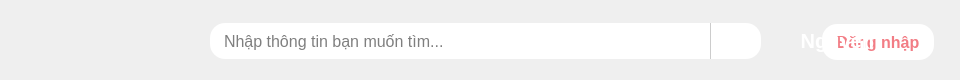
   <widget class="QWidget" name="header" native="true">
    <property name="geometry">
     <rect>
      <x>0</x>
      <y>0</y>
      <width>960</width>
      <height>80</height>
     </rect>
    </property>
    <property name="sizeIncrement">
     <size>
      <width>0</width>
      <height>0</height>
     </size>
    </property>
    <property name="styleSheet">
     <string notr="true">QWidget#header {
	background-color: #F27D85;
	border-bottom: 1px solid #ccc;
}

QLineEdit#searchInput {
	padding: 6px 12px;
	font-size: 16px;
	border-top-left-radius: 15px;
	border-bottom-left-radius: 15px;
	border: none;
	outline: none;
}

QPushButton#login {
	background-color: white;
	border-radius: 15px;
	font-size: 16px;
	font-weight: bold;
	color: #f27d85;
}

QPushButton#account {
	border-image: url(:/social/social/zalo.png) 0 0 0 0 stretch stretch;
}

QPushButton#searchBtn {
	font-size: 16px;
	color: #f27d85;
	font-weight: bold;
	background-color: white;
	border-top-right-radius: 15px;
	border-bottom-right-radius: 15px;
	border-left-width: 1px;
	border-left-style: solid;
	border-left-color: #ccc;
}

QPushButton#searchBtn:hover {
	background-color: #e8e8e8;
}
</string>
    </property>
    <widget class="QLineEdit" name="searchInput">
     <property name="geometry">
      <rect>
       <x>210</x>
       <y>23</y>
       <width>501</width>
       <height>36</height>
      </rect>
     </property>
     <property name="sizePolicy">
      <sizepolicy hsizetype="Expanding" vsizetype="Fixed">
       <horstretch>0</horstretch>
       <verstretch>0</verstretch>
      </sizepolicy>
     </property>
     <property name="styleSheet">
      <string notr="true"/>
     </property>
     <property name="placeholderText">
      <string>Nhập thông tin bạn muốn tìm...</string>
     </property>
    </widget>
    <widget class="QPushButton" name="login">
     <property name="geometry">
      <rect>
       <x>822</x>
       <y>24</y>
       <width>112</width>
       <height>36</height>
      </rect>
     </property>
     <property name="cursor">
      <cursorShape>PointingHandCursor</cursorShape>
     </property>
     <property name="text">
      <string>Đăng nhập</string>
     </property>
    </widget>
    <widget class="QPushButton" name="logo">
     <property name="geometry">
      <rect>
       <x>24</x>
       <y>-9</y>
       <width>161</width>
       <height>101</height>
      </rect>
     </property>
     <property name="cursor">
      <cursorShape>PointingHandCursor</cursorShape>
     </property>
     <property name="styleSheet">
      <string notr="true">border-image: url(:/images/logo.svg) 0 0 0 0 stretch stretch;
border: none;
outline: none;</string>
     </property>
     <property name="text">
      <string/>
     </property>
    </widget>
    <widget class="QPushButton" name="accountBtn">
     <property name="geometry">
      <rect>
       <x>884</x>
       <y>17</y>
       <width>50</width>
       <height>50</height>
      </rect>
     </property>
     <property name="cursor">
      <cursorShape>PointingHandCursor</cursorShape>
     </property>
     <property name="styleSheet">
      <string notr="true">border-image: url(:/images/social/buyer.png) 0 0 0 0 stretch stretch;
min-width: 50px;
max-width: 50px;
min-height: 50px;
max-height: 50px;
border-radius: 25px;
border: none;</string>
     </property>
     <property name="text">
      <string/>
     </property>
    </widget>
    <widget class="QPushButton" name="searchBtn">
     <property name="geometry">
      <rect>
       <x>710</x>
       <y>23</y>
       <width>51</width>
       <height>36</height>
      </rect>
     </property>
     <property name="cursor">
      <cursorShape>PointingHandCursor</cursorShape>
     </property>
     <property name="styleSheet">
      <string notr="true"/>
     </property>
     <property name="text">
      <string/>
     </property>
     <property name="icon">
      <iconset resource="resources.qrc">
       <normaloff>:/images/icon/search.png</normaloff>:/images/icon/search.png</iconset>
     </property>
     <property name="iconSize">
      <size>
       <width>20</width>
       <height>20</height>
      </size>
     </property>
    </widget>
    <widget class="QLabel" name="accountName">
     <property name="geometry">
      <rect>
       <x>763</x>
       <y>25</y>
       <width>111</width>
       <height>31</height>
      </rect>
     </property>
     <property name="styleSheet">
      <string notr="true">font-size: 20px;
font-weight: bold;
color: white;</string>
     </property>
     <property name="text">
      <string>Nguyên</string>
     </property>
     <property name="alignment">
      <set>Qt::AlignRight|Qt::AlignTrailing|Qt::AlignVCenter</set>
     </property>
    </widget>
   </widget>
